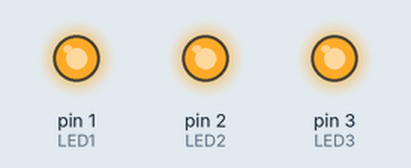
Simulated run of this sketch. Board: Arduino Uno, built with avr-gcc and run on an emulated ATmega328P. On the bench: output pins drawn as LEDs (lit = HIGH).

Above: at 0.2 s.
At 1.7 s:
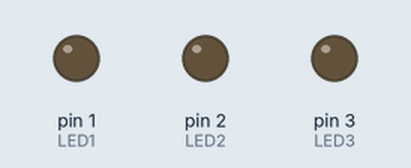
Timing chart, 0 to 3.0 s (numbered marks = the images above):
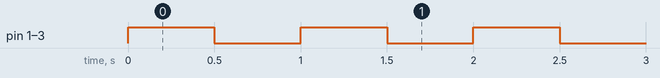

Measured:
- by itself, pin 1 (LED1), pin 2 (LED2), pin 3 (LED3): alternates HIGH for 0.50 s and LOW for 0.50 s

The sketch:

LED_blinking.ino
```cpp
int LED1 = 1;
int LED2 = 2;
int LED3 = 3;
void setup()
{
  pinMode(LED1, OUTPUT);
  pinMode(LED2, OUTPUT);
  pinMode(LED3, OUTPUT);
}

void loop()
{
  digitalWrite(LED1, HIGH);
  digitalWrite(LED2, HIGH);
  digitalWrite(LED3, HIGH);

  delay(500);

  digitalWrite(LED1, LOW);
  digitalWrite(LED2, LOW);
  digitalWrite(LED3, LOW);
  delay(500);

}
```
